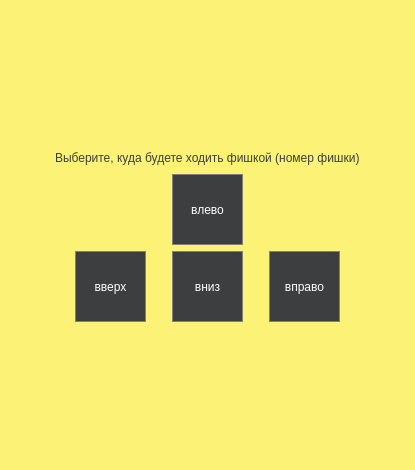
<?xml version="1.0" encoding="UTF-8"?>
<ui version="4.0">
 <class>RateMoveWindow</class>
 <widget class="QDialog" name="RateMoveWindow">
  <property name="geometry">
   <rect>
    <x>0</x>
    <y>0</y>
    <width>415</width>
    <height>470</height>
   </rect>
  </property>
  <property name="windowTitle">
   <string>Dialog</string>
  </property>
  <property name="styleSheet">
   <string notr="true">background-color: #fcf276;</string>
  </property>
  <layout class="QGridLayout" name="gridLayout_2">
   <item row="2" column="1">
    <layout class="QGridLayout" name="gridLayout">
     <item row="2" column="1">
      <widget class="QPushButton" name="pushButton_2">
       <property name="minimumSize">
        <size>
         <width>71</width>
         <height>71</height>
        </size>
       </property>
       <property name="maximumSize">
        <size>
         <width>71</width>
         <height>71</height>
        </size>
       </property>
       <property name="styleSheet">
        <string notr="true">QPushButton {
	font: 700 10pt &quot;Segoe UI&quot;;
  background-color: #3d3e3f; 
  border: 1px solid gray;
  color: white;
}
QPushButton:pressed {
    background-color: #282829;
}</string>
       </property>
       <property name="text">
        <string>вниз</string>
       </property>
      </widget>
     </item>
     <item row="2" column="0">
      <widget class="QPushButton" name="pushButton_1">
       <property name="minimumSize">
        <size>
         <width>71</width>
         <height>71</height>
        </size>
       </property>
       <property name="maximumSize">
        <size>
         <width>71</width>
         <height>71</height>
        </size>
       </property>
       <property name="styleSheet">
        <string notr="true">QPushButton {
	font: 700 10pt &quot;Segoe UI&quot;;
  background-color: #3d3e3f; 
  border: 1px solid gray;
  color: white;
}
QPushButton:pressed {
    background-color: #282829;
}</string>
       </property>
       <property name="text">
        <string>вверх</string>
       </property>
      </widget>
     </item>
     <item row="2" column="2">
      <widget class="QPushButton" name="pushButton_4">
       <property name="minimumSize">
        <size>
         <width>71</width>
         <height>71</height>
        </size>
       </property>
       <property name="maximumSize">
        <size>
         <width>71</width>
         <height>71</height>
        </size>
       </property>
       <property name="styleSheet">
        <string notr="true">QPushButton {
	font: 700 10pt &quot;Segoe UI&quot;;
  background-color: #3d3e3f; 
  border: 1px solid gray;
  color: white;
}
QPushButton:pressed {
    background-color: #282829;
}</string>
       </property>
       <property name="text">
        <string>вправо</string>
       </property>
      </widget>
     </item>
     <item row="1" column="1">
      <widget class="QPushButton" name="pushButton_3">
       <property name="minimumSize">
        <size>
         <width>71</width>
         <height>71</height>
        </size>
       </property>
       <property name="maximumSize">
        <size>
         <width>71</width>
         <height>71</height>
        </size>
       </property>
       <property name="styleSheet">
        <string notr="true">QPushButton {
	font: 700 10pt &quot;Segoe UI&quot;;
  background-color: #3d3e3f; 
  border: 1px solid gray;
  color: white;
}
QPushButton:pressed {
    background-color: #282829;
}</string>
       </property>
       <property name="text">
        <string>влево</string>
       </property>
      </widget>
     </item>
    </layout>
   </item>
   <item row="2" column="0">
    <spacer name="horizontalSpacer">
     <property name="orientation">
      <enum>Qt::Orientation::Horizontal</enum>
     </property>
     <property name="sizeHint" stdset="0">
      <size>
       <width>40</width>
       <height>20</height>
      </size>
     </property>
    </spacer>
   </item>
   <item row="1" column="1">
    <widget class="QLabel" name="label">
     <property name="styleSheet">
      <string notr="true">font: 700 10pt &quot;Segoe UI&quot;;
color: #3d3e3f;</string>
     </property>
     <property name="text">
      <string>Выберите, куда будете ходить фишкой (номер фишки)</string>
     </property>
    </widget>
   </item>
   <item row="3" column="1">
    <spacer name="verticalSpacer">
     <property name="orientation">
      <enum>Qt::Orientation::Vertical</enum>
     </property>
     <property name="sizeHint" stdset="0">
      <size>
       <width>20</width>
       <height>40</height>
      </size>
     </property>
    </spacer>
   </item>
   <item row="0" column="1">
    <spacer name="verticalSpacer_2">
     <property name="orientation">
      <enum>Qt::Orientation::Vertical</enum>
     </property>
     <property name="sizeHint" stdset="0">
      <size>
       <width>20</width>
       <height>40</height>
      </size>
     </property>
    </spacer>
   </item>
   <item row="2" column="2">
    <spacer name="horizontalSpacer_2">
     <property name="orientation">
      <enum>Qt::Orientation::Horizontal</enum>
     </property>
     <property name="sizeHint" stdset="0">
      <size>
       <width>40</width>
       <height>20</height>
      </size>
     </property>
    </spacer>
   </item>
   <item row="1" column="0">
    <spacer name="horizontalSpacer_3">
     <property name="orientation">
      <enum>Qt::Orientation::Horizontal</enum>
     </property>
     <property name="sizeHint" stdset="0">
      <size>
       <width>40</width>
       <height>20</height>
      </size>
     </property>
    </spacer>
   </item>
   <item row="1" column="2">
    <spacer name="horizontalSpacer_4">
     <property name="orientation">
      <enum>Qt::Orientation::Horizontal</enum>
     </property>
     <property name="sizeHint" stdset="0">
      <size>
       <width>40</width>
       <height>20</height>
      </size>
     </property>
    </spacer>
   </item>
  </layout>
 </widget>
 <resources/>
 <connections/>
</ui>
